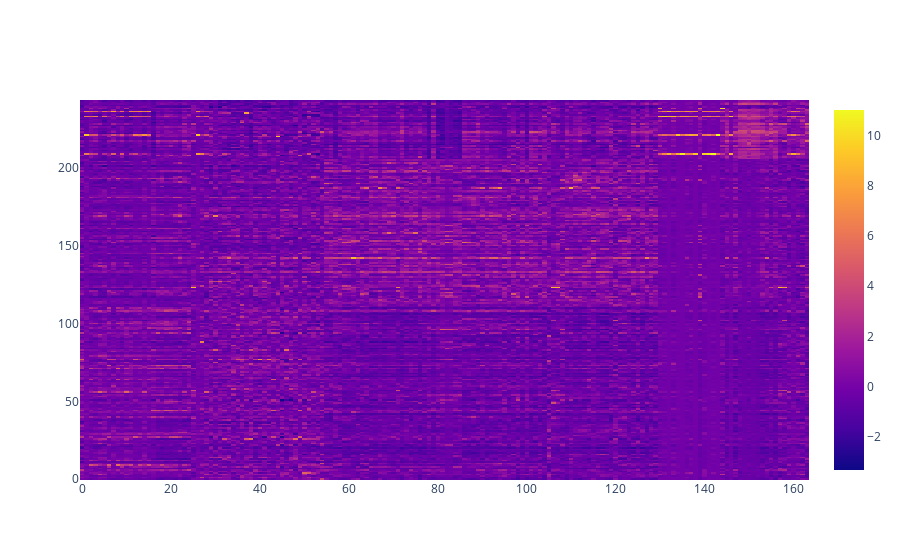

The notebook cell saved with this chart:
### Code cell
from sklearn.preprocessing import scale
from sklearn.cluster import SpectralCoclustering

X = scale(df.values)
clustering = SpectralCoclustering(n_clusters=3).fit(X)


X = np.array([X[:, coli] for coli in np.argsort(clustering.column_labels_)])
X = np.array([X[:, rowi] for rowi in np.argsort(clustering.row_labels_)])
go.Figure(data=go.Heatmap(z=X)).show()

### Figure 1 — Plotly figure (JSON) as saved in the notebook; plotly's stock layout.template omitted (floating-point values rounded to 4 significant figures; data arrays with more than 128 entries replaced by an {"elided": "..."} marker saying what was removed)
{"data": [{"type": "heatmap", "z": {"elided": "244x164 float values"}}], "layout": {}}
